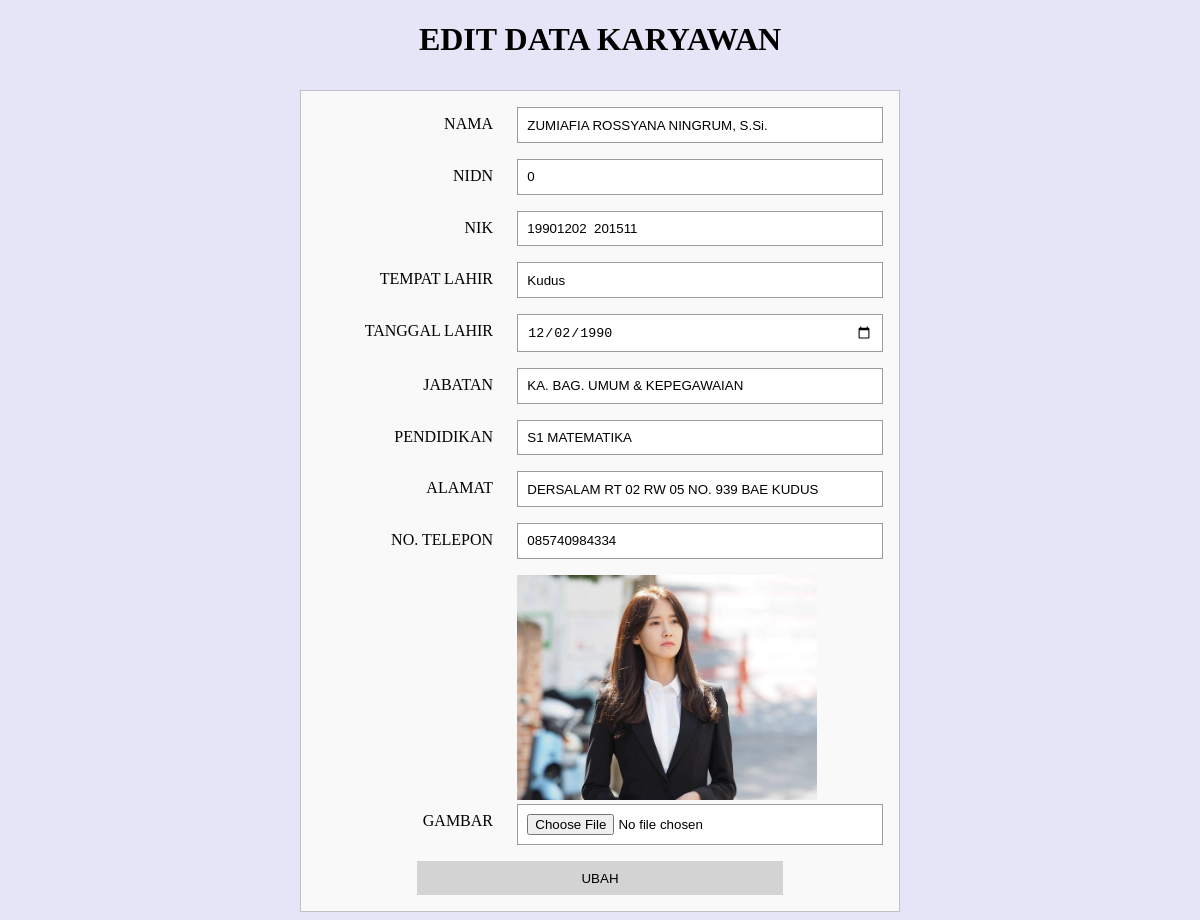
/ubah_karyawan.php?id=12 (signed in), run on the app's committed database.
### tables this page shows
CREATE TABLE IF NOT EXISTS `tb_karyawan` (
`id` int(255) NOT NULL,
  `nama` varchar(255) NOT NULL,
  `nidn` varchar(255) NOT NULL,
  `nik` varchar(255) NOT NULL,
  `tempat_lahir` varchar(255) NOT NULL,
  `tanggal_lahir` date NOT NULL,
  `jabatan` varchar(255) NOT NULL,
  `pendidikan` varchar(255) NOT NULL,
  `alamat` varchar(255) NOT NULL,
  `nomor_telp` varchar(255) NOT NULL,
  `img` varchar(255) DEFAULT NULL
);

### fpegawai.php (called while the page is built, shortened)
<?php
$conn = mysqli_connect("localhost", "root", "", "bau");
function query($query)
{
    global $conn;
    $result = mysqli_query($conn, $query);
    $rows = array();
    while ($row = mysqli_fetch_assoc($result)) {
        $rows[] = $row;
    }
    return $rows;
}

### ubah_karyawan.php (the view, shortened to what this page needs)
<?php
require 'fpegawai.php';
$id = $_GET["id"];
$value = query("SELECT * FROM tb_karyawan WHERE id=$id");
?>
<!DOCTYPE html>
<html lang="en">
<head>
    <link rel="stylesheet" href="karyawan.css">
</head>
<body>
    <h1 style="text-align: center;">EDIT DATA KARYAWAN</h1>
    <form action="" method="post" enctype="multipart/form-data">
        <label for="nama">NAMA</label><input type="text" name="nama" id="nama" value="<?php echo $value[0]["nama"] ?>"><br>
        <label for="nidn">NIDN</label><input type="text" name="nidn" id="nidn" value="<?php echo $value[0]["nidn"] ?>"><br>
        <label for="nik">NIK</label><input type="text" name="nik" id="nik" value="<?php echo $value[0]["nik"] ?>"><br>
        <label for="tl">TEMPAT LAHIR</label><input type="text" name="tl" id="tl" value="<?php echo $value[0]["tempat_lahir"] ?>"><br>
        <label for="tgl">TANGGAL LAHIR</label><input type="date" name="tgl" id="tgl" value="<?php echo $value[0]["tanggal_lahir"] ?>"><br>
        <label for="jabatan">JABATAN</label><input type="text" name="jabatan" id="jabatan" value="<?php echo $value[0]["jabatan"] ?>"><br>
        <label for="pendidikan">PENDIDIKAN</label><input type="text" name="pendidikan" id="pendidikan" value="<?php echo $value[0]["pendidikan"] ?>"><br>
        <label for="alamat">ALAMAT</label><input type="text" name="alamat" id="alamat" value="<?php echo $value[0]["alamat"] ?>"><br>
        <label for="nidn">NO. TELEPON</label><input type="text" name="telp" id="telp" value="<?php echo $value[0]["nomor_telp"] ?>"><br>
        <img src="imgkaryawan/<?php echo $value[0]["img"] ?>" alt="<?php echo $value[0]["img"] ?>" width="300" style="margin-left: 200px;"><br>
        <label for="gambar">GAMBAR</label><input type="file" name="gambar" id="gambar"><br>
        <button type="submit" name="submit">UBAH</button>
    </form>
</body>
</html>

### karyawan.css (style rules this page uses)
* { box-sizing: border-box; }
* body { background:#E5E5F7 ; }
form { padding: 1em; background: #f9f9f9; border: 1px solid #c1c1c1; margin-top: 2rem; max-width: 600px; margin-left: auto; margin-right: auto; }
form input { margin-bottom: 1rem; background: #fff; border: 1px solid #9c9c9c; }
form button { background: lightgrey; padding: 0.7em; border: 0; }
label { text-align: right; display: block; padding: 0.5em 1.5em 0.5em 0; }
input { width: 100%; padding: 0.7em; margin-bottom: 0.5rem; }
@media (min-width: 400px) { form { overflow: hidden; } }
@media (min-width: 400px) { label { float: left; width: 200px; } }
@media (min-width: 400px) { input { float: left; width: calc(100% - 200px); } }
@media (min-width: 400px) { button { margin-left: 100px; width: calc(100% - 200px); } }

### data on the page
tb_karyawan: nama "ZUMIAFIA ROSSYANA NINGRUM, S.Si.", nidn "0", nik "19901202 201511", tl "Kudus", tgl "12/02/1990", jabatan "KA. BAG. UMUM & KEPEGAWAIAN", pendidikan "S1 MATEMATIKA", alamat "DERSALAM RT 02 RW 05 NO. 939 BAE KUDUS", telp "085740984334", img (picture)
